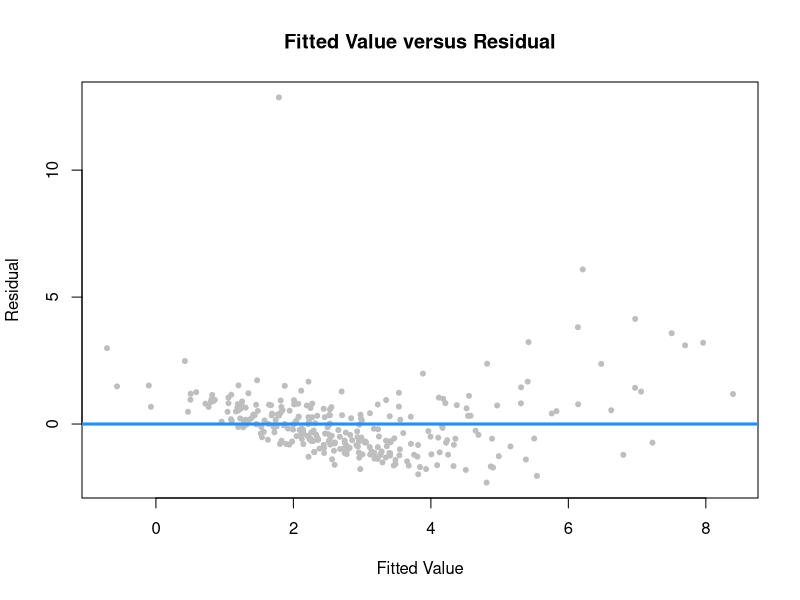
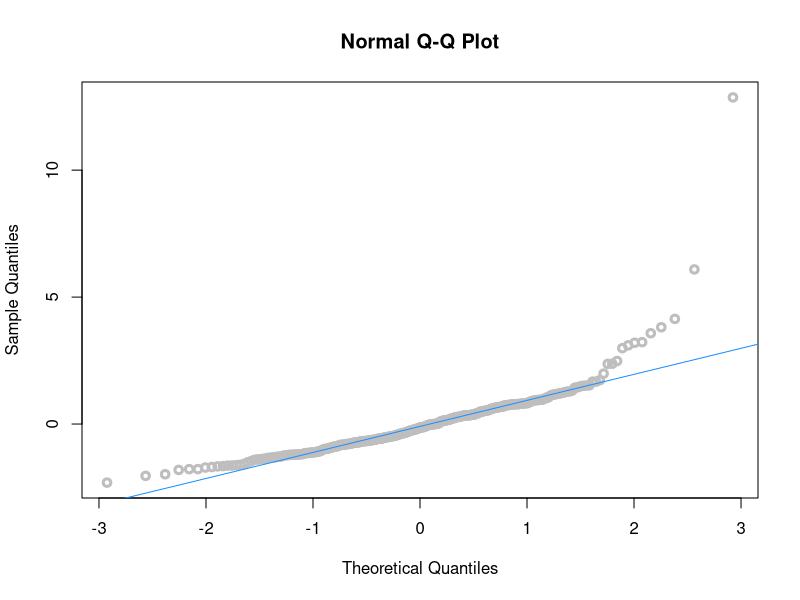
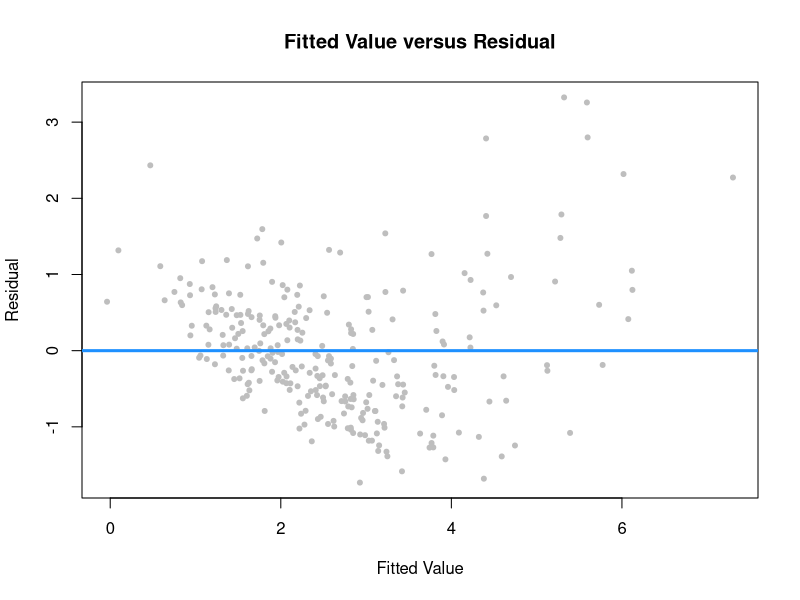
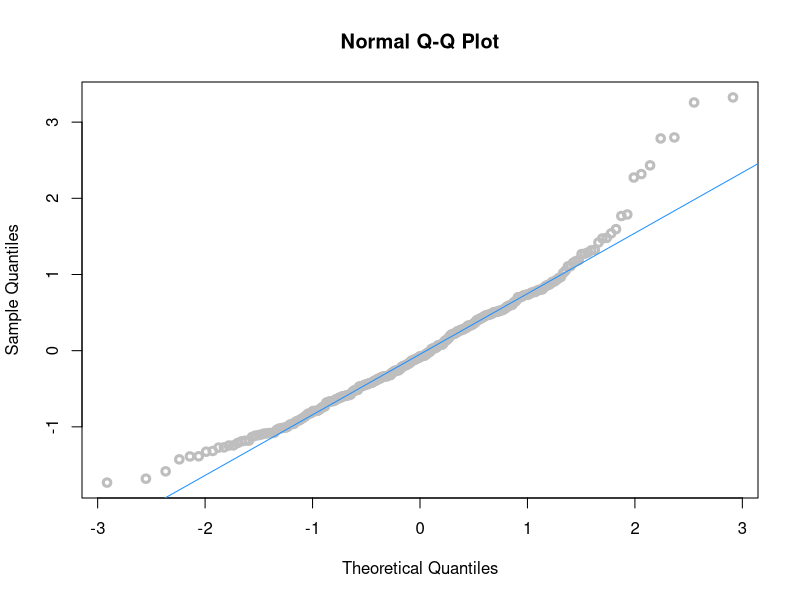
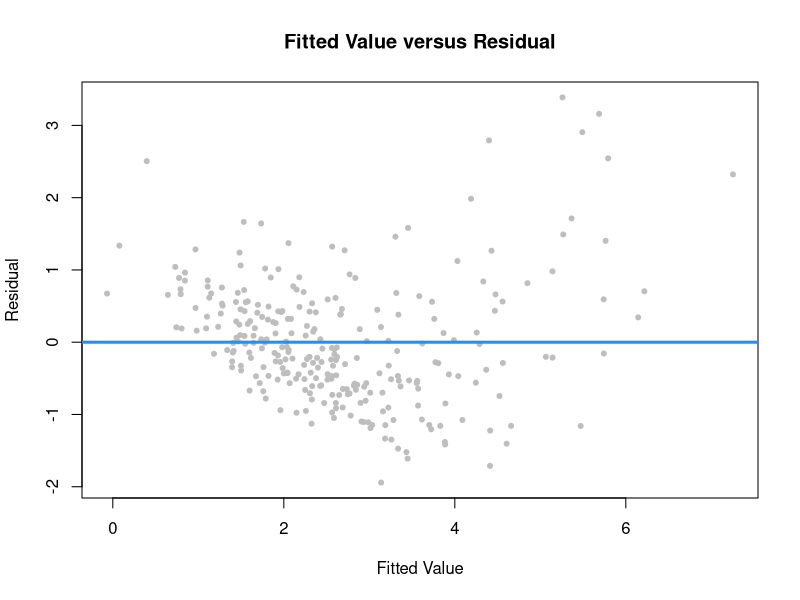
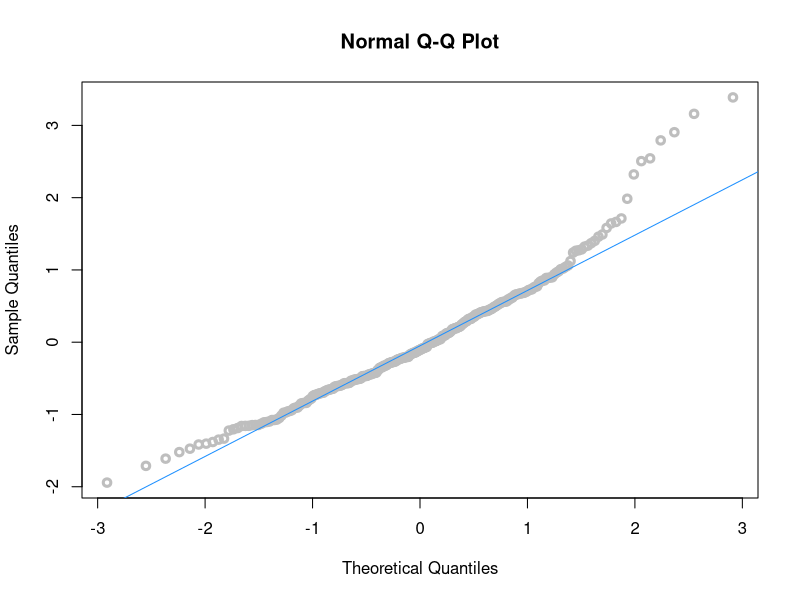
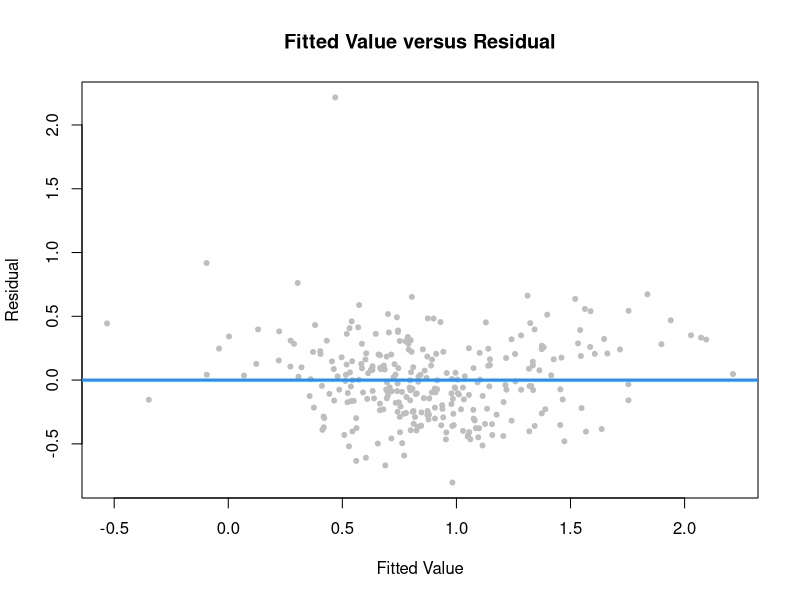
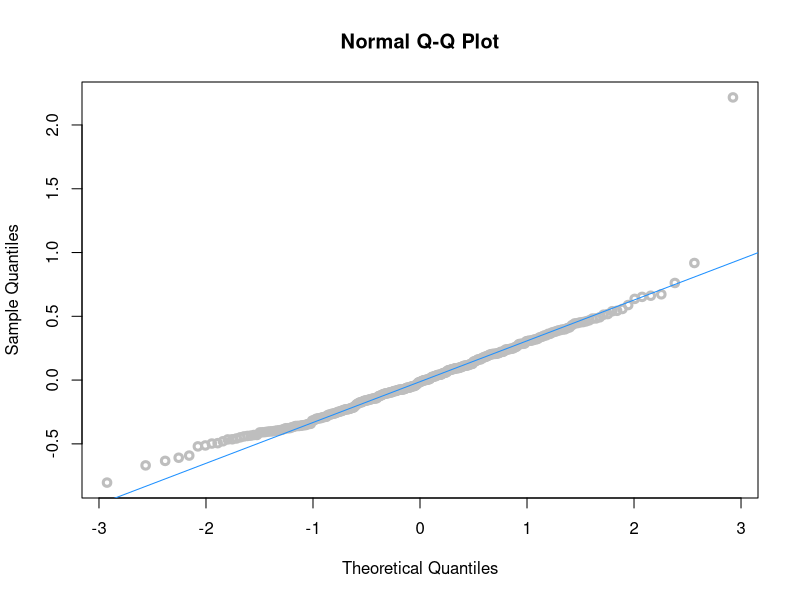

Recreate these plots in R, in order.
## ---- chunk 1
options(scipen = 1, digits = 4, width = 80, fig.align = "center")
## ---- chunk 2
disease = read.csv("Disease Data.csv")
library(lmtest)
## ---- chunk 3
str(disease)
## ---- chunk 4
fitted_vs_resid = function(model) {
  plot(fitted(model), resid(model),
       col = "grey", pch = 20,
       xlab = "Fitted Value",
       ylab = "Residual",
       main = "Fitted Value versus Residual")
  abline(h = 0, lwd = 3, col = "dodgerblue")
}
qqplot = function(model) {
  qqnorm(resid(model), col = "grey", lwd = 3)
  qqline(resid(model), col = "dodgerblue", cex = 1.5, pch = 20)
}
## ---- chunk 5
disease = subset(disease, select = - X)
## ---- chunk 6
fit_full_add = lm(Disease.Severity ~ ., data = disease)
## ---- chunk 7
summary(fit_full_add)
## ---- chunk 8
fitted_vs_resid(fit_full_add)
qqplot(fit_full_add)
## ---- chunk 9
n = nrow(disease)
p = length(coef(fit_full_add))
## ---- chunk 10
cook_full_add = cooks.distance(fit_full_add)
outlier_full_add = which(cook_full_add > 4 / n)
cook_full_add[outlier_full_add]
## ---- chunk 11
fit_full_add = lm(Disease.Severity ~ ., data = disease[-outlier_full_add,])
## ---- chunk 12
fitted_vs_resid(fit_full_add)
qqplot(fit_full_add)
## ---- chunk 13
fit_aic_add = step(fit_full_add, direction = "both", trace = 0)
## ---- chunk 14
fitted_vs_resid(fit_aic_add)
qqplot(fit_aic_add)
## ---- chunk 15
summary(fit_aic_add)
## ---- chunk 16
fit_full_log_add = lm(log(Disease.Severity) ~ ., data = disease)
## ---- chunk 17
summary(fit_full_log_add)
## ---- chunk 18
fit_bic_log_add = step(fit_full_log_add, direction = "backward", k = log(n), trace = 0)
## ---- chunk 19
summary(fit_bic_log_add)
## ---- chunk 20
fitted_vs_resid(fit_bic_log_add)
qqplot(fit_bic_log_add)
## ---- chunk 21
cook_bic_log = cooks.distance(fit_bic_log_add)
outlier_log_add = which(cook_bic_log > 4 / n)
cook_bic_log[outlier_full_add]
## ---- chunk 22
fit_full_log_add = lm(log(Disease.Severity) ~ ., data = disease[-outlier_log_add, ])
## ---- chunk 23
fit_bic_log_add = step(fit_full_log_add, direction = "backward", trace = 0, k = log(n))
## ---- chunk 24
summary(fit_bic_log_add)
## ---- chunk 25
fitted_vs_resid(fit_bic_log_add)
qqplot(fit_bic_log_add)
## ---- chunk 26
bptest(fit_bic_log_add)
## ---- chunk 27
shapiro.test(resid(fit_bic_log_add))
